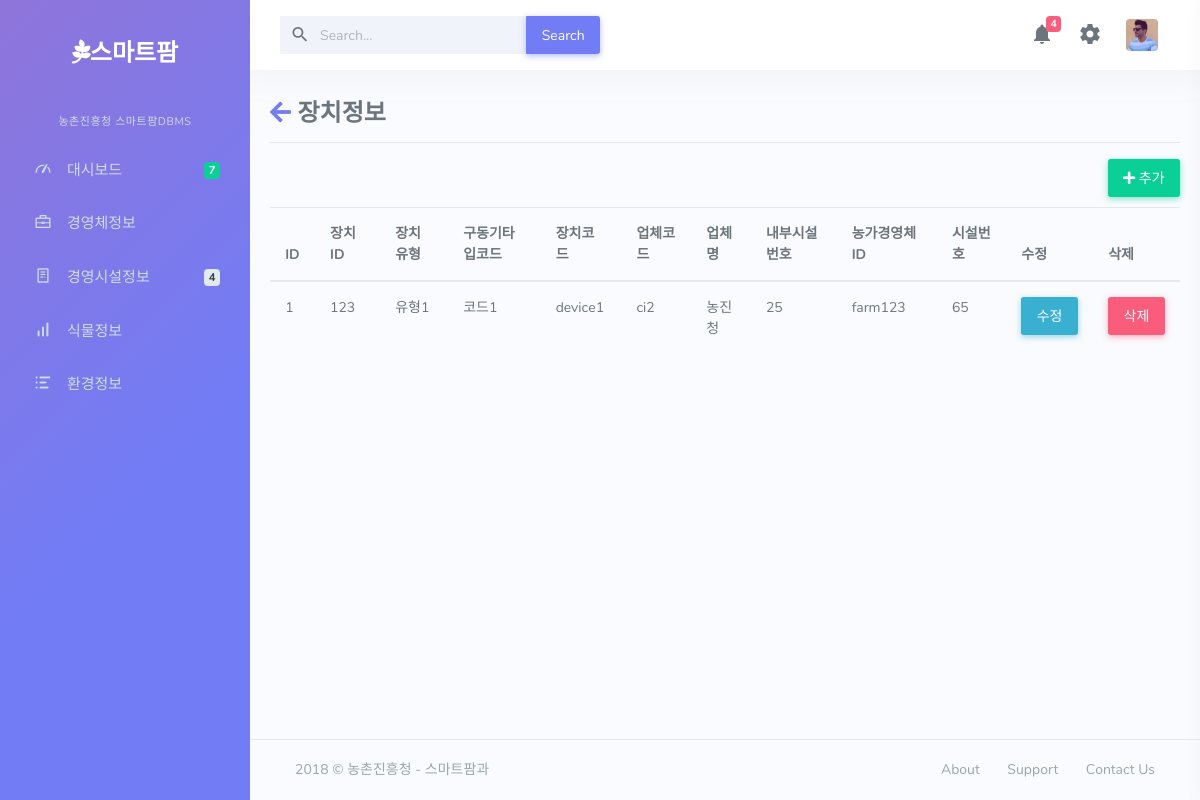
The app's page /si with its own data.
### dashboard/models.py (models this page shows, shortened)
class sensor_info(models.Model):
	SI_ID=models.IntegerField(null=True)
	SI_KIND=models.CharField(max_length=10)
	SI_ACTU_CODE=models.CharField(max_length=2)
	DC_ID=models.ForeignKey(device_code)
	CI_ID=models.ForeignKey(com_infor)
	IGI_ID=models.ForeignKey(inner_gh_info)

class device_code(models.Model):
	DC_CODE=models.CharField(max_length=10)
	DC_KIND=models.CharField(max_length=20)

class com_infor(models.Model):
	CI_CODE=models.CharField(max_length=10)
	CI_NAME=models.CharField(max_length=30)
	CI_ADDR=models.CharField(max_length=100)
	CI_PHONE=models.CharField(max_length=13)

class inner_gh_info(models.Model):
	GB_DONG_NUMBER=models.IntegerField(null=True)
	GB_INFO_ID=models.ForeignKey(gb_info)
	GB_KIND_CROP=models.CharField(max_length=50)
	GB_INNER_SIZE=models.IntegerField(null=True)
	GB_INNER_KIND=models.CharField(max_length=10)
	GB_INNER_DEVI_LOC=models.IntegerField(null=True)

class gb_info(models.Model):
	FI_ID=models.ForeignKey(e1model)
	GB_NUMBER=models.IntegerField(null=True)
	GB_KIND_CODE=models.CharField(max_length=20)
	GB_FA_LATITUDE=models.FloatField(null=True)
	GB_FA_LONGITUDE=models.FloatField(null=True)
	GB_SIZE=models.FloatField(null=True)
	GB_ARCHITECTURE=models.CharField(max_length=50)
	GB_CONT_KIND=models.CharField(max_length=50)
	GB_INSTALL_DIAGRM=models.CharField(max_length=50)
	GB_DIGITAL_MANUAL=models.CharField(max_length=50)
	GB_FA_LAND_CATER=models.CharField(max_length=50)
	GB_CENTER_DIRECT=models.CharField(max_length=10)
	GB_INSTAL=models.CharField(max_length=50)
	GB_MANUFA=models.CharField(max_length=50)
	GB_MAINTE_COMP=models.CharField(max_length=50)
	DA_ID=models.ForeignKey(device_admin)

class e1model(models.Model):
	GB_FA_ID=models.CharField(max_length=30)
	GB_FA_PW=models.CharField(max_length=20)
	CTVT_FCLTY_ID=models.CharField(max_length=30)
	GB_FA_PHONE=models.CharField(max_length=13)
	GB_FA_EMAIL=models.CharField(max_length=30)
	GB_FA_ADDR=models.CharField(max_length=100)
	GB_FA_NAME=models.CharField(max_length=20)
	GB_FA_SIZE=models.IntegerField(null=True)
	GB_FAM_NUM=models.IntegerField(null=True)
	GB_COOPER_UNIT=models.CharField(max_length=30)

### dashboard/views.py (the view)
# urls.py: url(r'^si$',views.si,name='si'),
def si(request):
	ds=sensor_info.objects.all()
	return render(request,"farm/si.html",{"ds":ds})

### dashboard/templates/farm/si.html (shortened to what this page needs)
{% extends 'farm/base.html' %}
{% block content %}
{% load staticfiles %}
	<link href="{% static 'farm/css/e1.css' %}" rel="stylesheet">
	<link href="https://use.fontawesome.com/releases/v5.0.7/css/all.css" rel="stylesheet">
	<div class=tg>
		<h3><a href="{% url 'elist' %}"><i class="fas fa-arrow-left"></i></a> 장치정보</h3>
		<hr>
		<a href="{% url 'si_update' %}"><button class="btn btn-success"><i class="fas fa-plus"></i> 추가</button></a>
		<table class="table table-hover">
		  <thead>
		    <tr>
		      <th scope="col">ID</th>
		      <th scope="col">장치ID</th>
		      <th scope="col">장치유형</th>
		      <th scope="col">구동기타입코드</th>
		      <th scope="col">장치코드</th>
		      <th scope="col">업체코드</th>
		      <th scope="col">업체명</th>
		      <th scope="col">내부시설번호</th>
		      <th scope="col">농가경영체ID</th>
		      <th scope="col">시설번호</th>
		      <th scope="col">수정</th>
		      <th scope="col">삭제</th>
		    </tr>
		  </thead>
		  <tbody>
		{% for i in ds %}
			<tr>
				<td>{{i.id}}</td>
				<td>{{i.SI_ID}}</td>
				<td>{{i.SI_KIND}}</td>
				<td>{{i.SI_ACTU_CODE}}</td>
				<td>{{i.DC_ID.DC_CODE}}</td>
				<td>{{i.CI_ID.CI_CODE}}</td>
				<td>{{i.CI_ID.CI_NAME}}</td>
				<td>{{i.IGI_ID.GB_DONG_NUMBER}}</td>
				<td>{{i.IGI_ID.GB_INFO_ID.FI_ID.GB_FA_ID}}</td>
				<td>{{i.IGI_ID.GB_INFO_ID.GB_NUMBER}}</td>
				<td><a href="{% url 'si_update' %}?id={{i.id}}"><button class="btn btn-info">수정</button></a></td>
				<td><button class="btn btn-danger" data-toggle="modal" data-target="#delmodal{{i.id}}">삭제</button></td>
			</tr>
		{% endfor %}
		</tbody>
		</table>
	</div>
{% endblock %}

### dashboard/static/farm/css/e1.css (style rules this page uses)
.tg { width: 100%; margin-top:30px; }
.btn-success { float:right; margin-bottom: 10px; }

### records on screen
sensor_info: id "1", SI_ID "123", SI_KIND "유형1", SI_ACTU_CODE "코드1", DC_ID.DC_CODE "device1", CI_ID.CI_CODE "ci2", CI_ID.CI_NAME "농진청", IGI_ID.GB_DONG_NUMBER "25", IGI_ID.GB_INFO_ID.FI_ID.GB_FA_ID "farm123", IGI_ID.GB_INFO_ID.GB_NUMBER "65"
